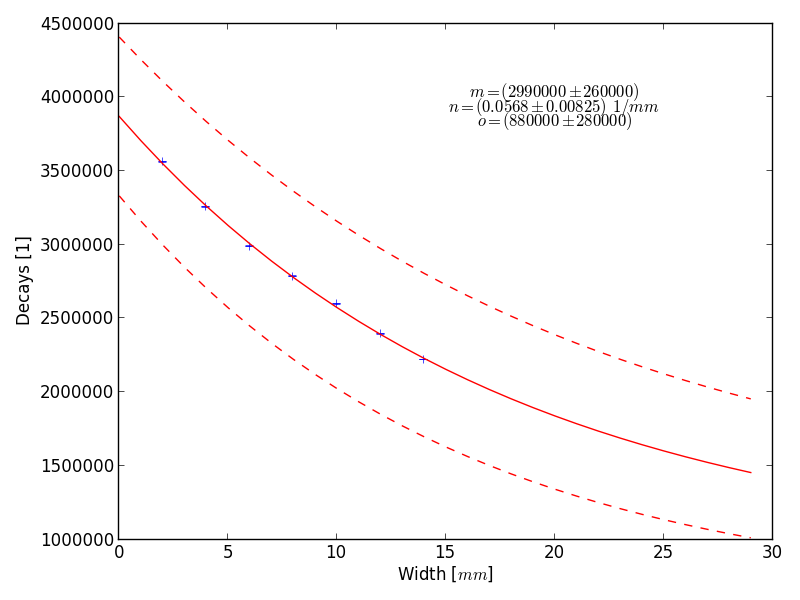

Here is the Python script that generated this plot:
#!/usr/local/bin/python
# -*- coding: utf-8 -*-

import numpy as np
import matplotlib.pyplot as plt
import csv
from scipy.optimize import curve_fit

def gaus(x,a,x0,sigma):
    return a*np.exp(-(x-x0)**2/(2*sigma**2))

def lin(x, m, n, o):
    return m*np.exp(-n*x) + o

x = []
y = []
x_err = []
with open('Cu.csv', 'rb') as f:
    reader = csv.reader(f)
    for row in reader:
        print row
        s = str(row[0]).strip()
        t = str(row[1]).strip()
        # u = str(row[2]).strip()
        try:
            y.append(float(s))
            x.append(float(t))
            # x_err.append(float(u))
        except:
            print row

x = np.asarray(x)
y = np.asarray(y)
# x_err = np.asarray(x_err)

popt,pcov = curve_fit(lin,x,y,p0=[3000000, 0.003, 100000])

print pcov

x_ = range(0,30)
x_ = np.asarray(x_)

d_m = np.sqrt(pcov[0,0])
d_n = np.sqrt(pcov[1,1])
d_o = np.sqrt(pcov[2,2])

text = '$m = (' + str(int(round(popt[0], -4))) + '\pm' +  str(int(round(np.sqrt(pcov[0,0]), -4))) + ')$'
text2 = '$n = (' + str(round(popt[1], 5)) + '\pm' +  str(round(np.sqrt(pcov[1,1]), 5)) + ')\, 1/mm$'
text3 = '$o = (' + str(int(round(popt[2], -4))) + '\pm' +  str(int(round(np.sqrt(pcov[2,2]), -4))) + ')$'

plt.text(20, 4000000, text, horizontalalignment='center')#, verticalalignment='bottom' , rotation='vertical')
plt.text(20, 3900000, text2, horizontalalignment='center')#, verticalalignment='bottom' , rotation='vertical')
plt.text(20, 3800000, text3, horizontalalignment='center')#, verticalalignment='bottom' , rotation='vertical')


print popt

print d_o

plt.errorbar(x, y, yerr=np.sqrt(y), fmt='+')

plt.plot(x_,lin(x_, popt[0], popt[1], popt[2]),'r',label='fit')
plt.plot(x_,lin(x_, popt[0] - d_m, popt[1] + d_n, popt[2] - d_o),'r--')
plt.plot(x_,lin(x_, popt[0] + d_m, popt[1] - d_n, popt[2] + d_o),'r--')

plt.xlabel('Width [$mm$]')
plt.ylabel('Decays [1]')
# plt.ylim([0,2000])
plt.tight_layout()
plt.show()
